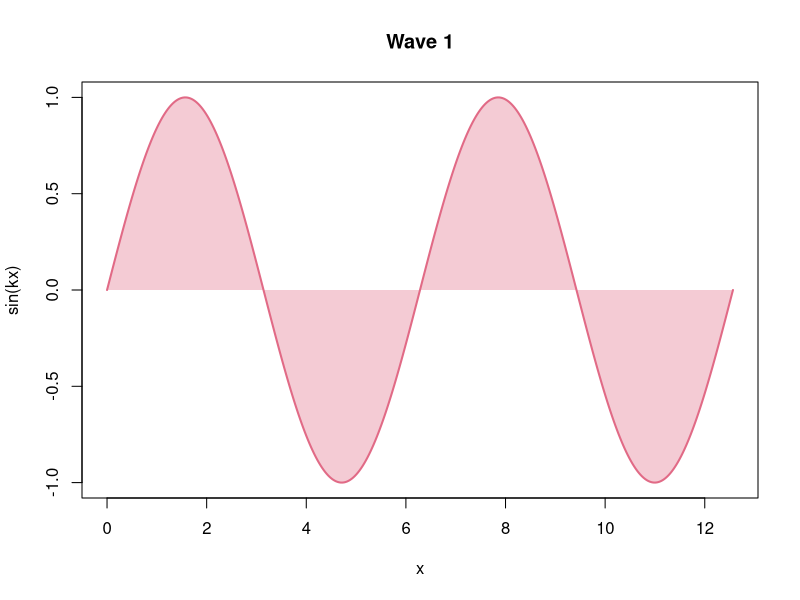
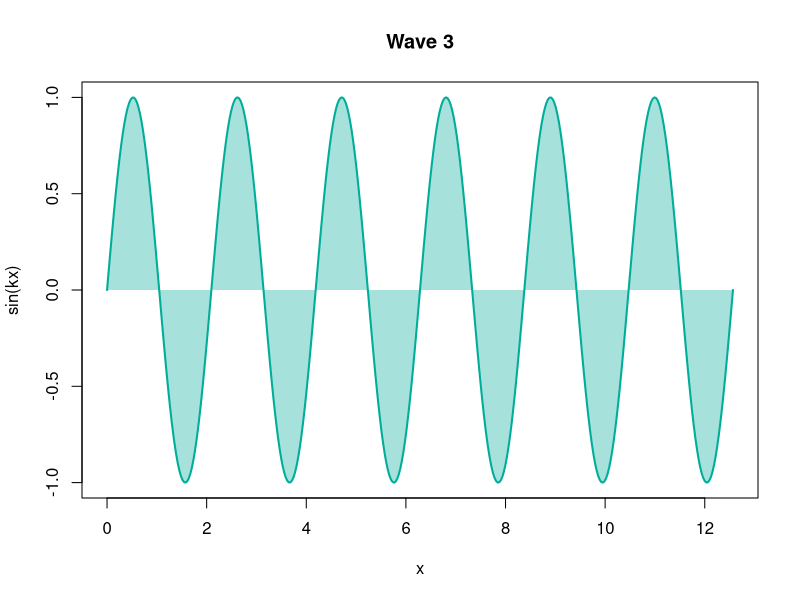
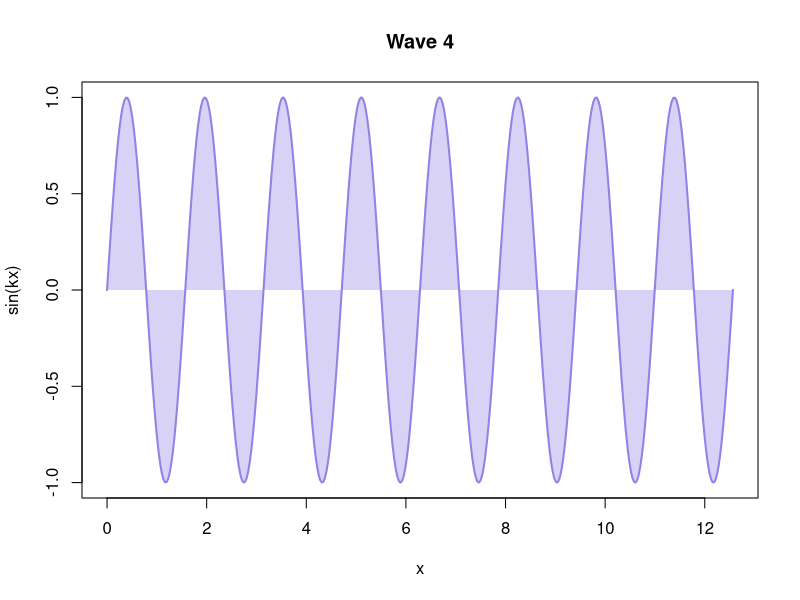
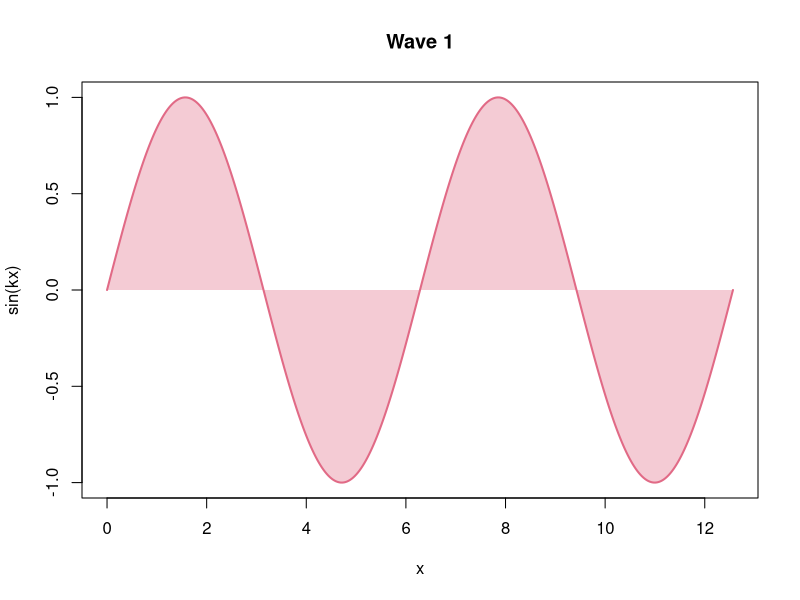
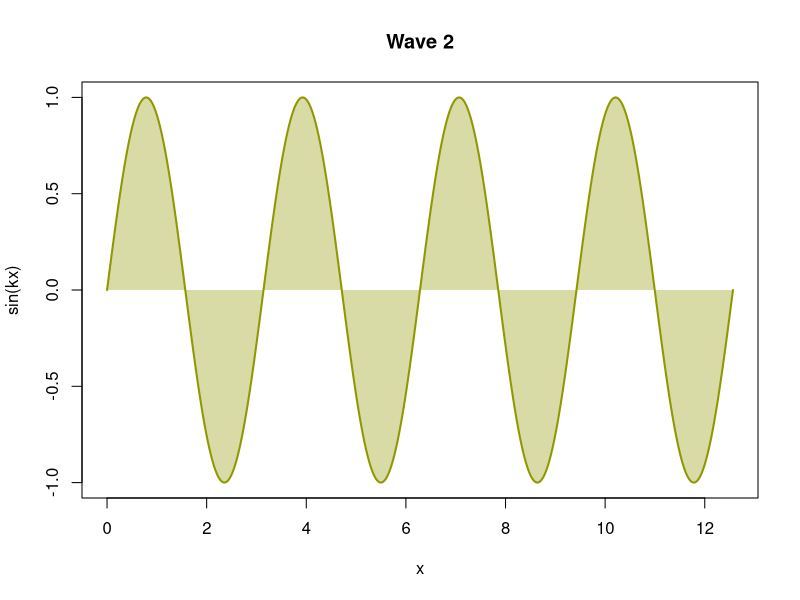
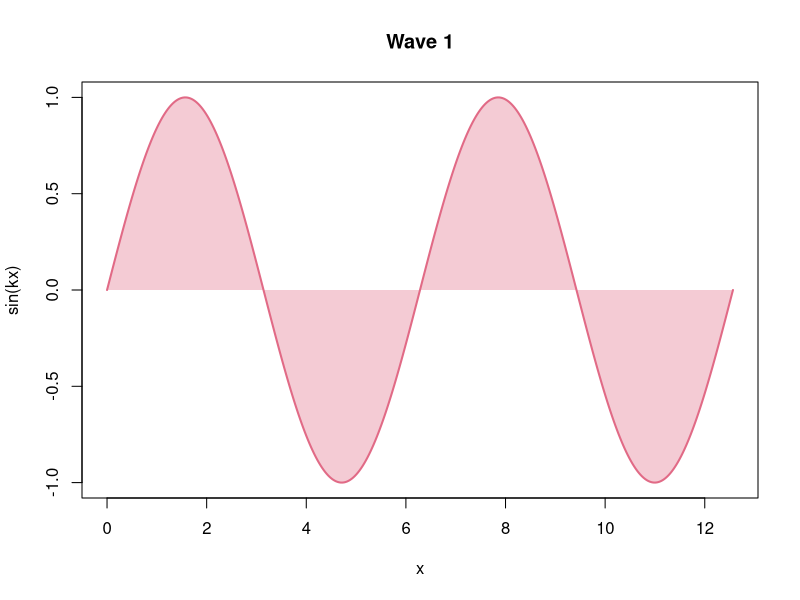
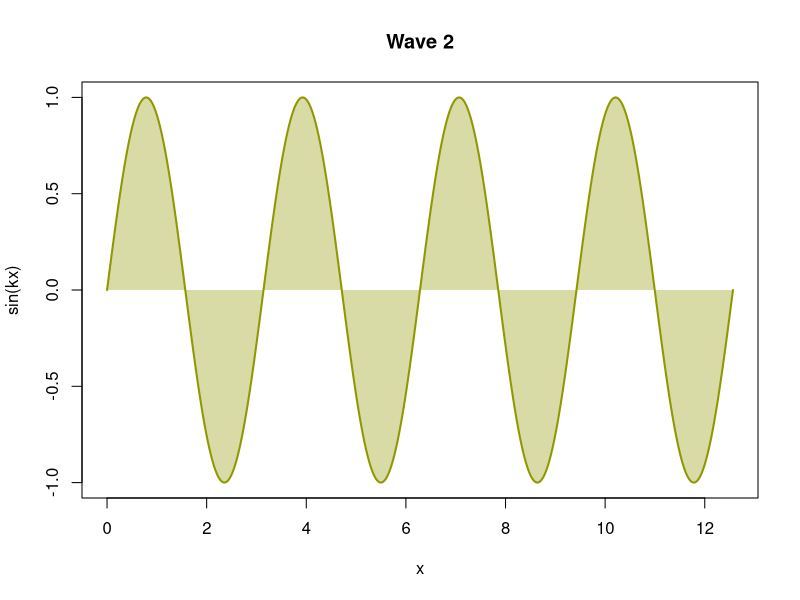
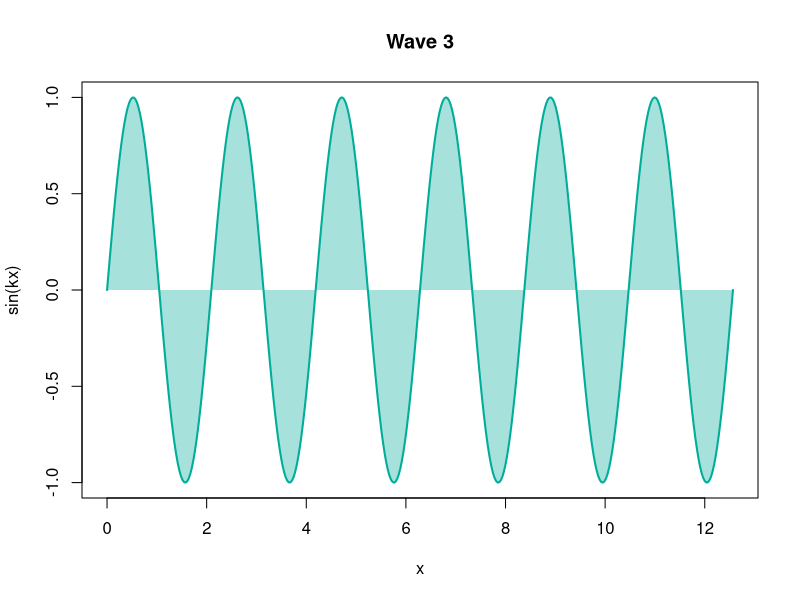

Source code (R) for these figures, in order:
## ---- chunk 1
wave <- function(k = 1) {
  x <- seq(0, 4 * pi, length.out = 400)
  col <- hcl.colors(4, "Dark 3")[(k - 1) %% 4 + 1]
  plot(
    x,
    sin(k * x),
    type = "n",
    main = paste("Wave", k),
    xlab = "x",
    ylab = "sin(kx)"
  )
  polygon(
    c(x, rev(x)),
    c(sin(k * x), rep(0, length(x))),
    col = adjustcolor(col, 0.35),
    border = NA
  )
  lines(x, sin(k * x), lwd = 2, col = col)
}
## ---- chunk 2
#| echo: false
#| panzoom: false
#| fig-alt: "A sine curve, shaded between the curve and y = 0"
#| fig-cap: >-
#|   Wave 1: y = sin(x); the area between the curve and y = 0 is shaded.

wave(k = 1)
## ---- chunk 3
#| fig-alt: "A sine curve, shaded between the curve and y = 0"
#| panzoom:
#|   hint: false
#| fig-cap: >-
#|   Wave 3: y = sin(3x); the area between the curve and y = 0 is shaded.

wave(k = 3)
## ---- chunk 4
#| fig-alt: "A sine curve, shaded between the curve and y = 0"
#| panzoom: true
#| fig-cap: >-
#|   Wave 4: y = sin(4x); the area between the curve and y = 0 is shaded.

wave(k = 4)
## ---- chunk 5
#| fig-alt: "A sine curve, shaded between the curve and y = 0"
#| panzoom:
#|   max-zoom: 2
#| fig-cap: >-
#|   Wave 1: y = sin(x); the area between the curve and y = 0 is shaded.

wave(k = 1)
## ---- chunk 6
#| echo: false
#| fig-alt: "A sine curve, shaded between the curve and y = 0"
#| panzoom:
#|   max-zoom: 2
#|   hint: false
#| fig-cap: >-
#|   Wave 2: y = sin(2x); the area between the curve and y = 0 is shaded.

wave(k = 2)
## ---- chunk 7
#| fig-alt:
#|   - "A sine curve, shaded between the curve and y = 0"
#|   - "A sine curve, shaded between the curve and y = 0"
#|   - "A sine curve, shaded between the curve and y = 0"
#| panzoom:
#|   group: waves
#| fig-cap:
#|   - >-
#|     Wave 1: y = sin(x); the area between the curve and y = 0 is shaded.
#|   - >-
#|     Wave 2: y = sin(2x); the area between the curve and y = 0 is shaded.
#|   - >-
#|     Wave 3: y = sin(3x); the area between the curve and y = 0 is shaded.

wave(k = 1)
wave(k = 2)
wave(k = 3)
## ---- chunk 8
#| fig-alt: "A sine curve, shaded between the curve and y = 0"
#| panzoom:
#|   desc-position: right
#|   description: "The area between the curve and the axis is shaded."
#| fig-cap: >-
#|   Wave 2: y = sin(2x); the area between the curve and y = 0 is shaded.

wave(k = 2)
## ---- chunk 9
#| fig-alt: "A sine curve, shaded between the curve and y = 0"
#| panzoom:
#|   desc-position: top
#| fig-cap: >-
#|   Wave 3: y = sin(3x); the area between the curve and y = 0 is shaded.

wave(k = 3)
## ---- chunk 10
#| fig-alt:
#|   - "A sine curve, shaded between the curve and y = 0"
#|   - "A sine curve, shaded between the curve and y = 0"
#| fig-show: hold
#| panzoom:
#|   group: held
#| fig-cap:
#|   - >-
#|     Wave 1: y = sin(x); the area between the curve and y = 0 is shaded.
#|   - >-
#|     Wave 2: y = sin(2x); the area between the curve and y = 0 is shaded.

wave(k = 1)
print("Printed between the two plots.")
wave(k = 2)
## ---- chunk 11
#| fig-alt: "A sine curve, shaded between the curve and y = 0"
#| panzoom:
#|   hint: hide
#| fig-cap: >-
#|   Wave 4: y = sin(4x); the area between the curve and y = 0 is shaded.

wave(k = 4)
## ---- chunk 12
#| fig-alt:
#|   - "A sine curve, shaded between the curve and y = 0"
#|   - "A sine curve, shaded between the curve and y = 0"
#|   - "A sine curve, shaded between the curve and y = 0"
#| panzoom:
#|   group: right-waves
#|   desc-position: right
#| fig-cap:
#|   - "Wave 1: y = sin(x)."
#|   - >-
#|     Wave 2: y = sin(2x); the area between the curve and y = 0 is shaded.
#|   - >-
#|     Wave 3: y = sin(3x), with three full periods across the plot; the area
#|     between the curve and y = 0 is shaded.

wave(k = 1)
wave(k = 2)
wave(k = 3)
## ---- chunk 13
#| fig-alt: "A sine curve, shaded between the curve and y = 0"
#| panzoom:
#|   group: sides
#|   desc-position: right
#| fig-cap: >-
#|   Wave 4: y = sin(4x); the area between the curve and y = 0 is shaded.

wave(k = 4)
## ---- chunk 14
#| fig-alt: "A sine curve, shaded between the curve and y = 0"
#| panzoom:
#|   group: sides
#|   desc-position: top
#| fig-cap: >-
#|   Wave 5: y = sin(5x); the area between the curve and y = 0 is shaded.

wave(k = 5)
## ---- chunk 15
#| fig-alt: "A sine curve, shaded between the curve and y = 0"
#| panzoom:
#|   group: sides
#| fig-cap: >-
#|   Wave 6: y = sin(6x); the area between the curve and y = 0 is shaded.

wave(k = 6)
## ---- chunk 16
#| panzoom: true
#| output: asis

cat(
  "\n\n",
  "![Waves breaking below the clay cliffs at Aquinnah, Martha's Vineyard.]",
  "(../images/mv-1.jpg)",
  "{fig-alt=\"Waves breaking below grassy clay cliffs at Aquinnah\"}",
  "\n\n",
  sep = ""
)
## ---- chunk 17
#| panzoom: true
#| cache: true
#| fig-alt: "A sine curve, shaded between the curve and y = 0"
#| fig-cap: >-
#|   Wave 2: y = sin(2x); the area between the curve and y = 0 is shaded.

wave(k = 2)
